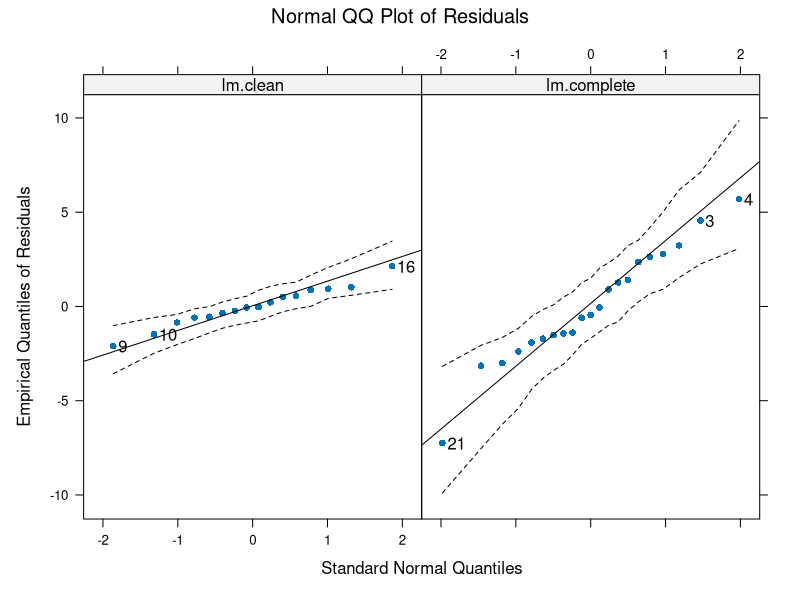
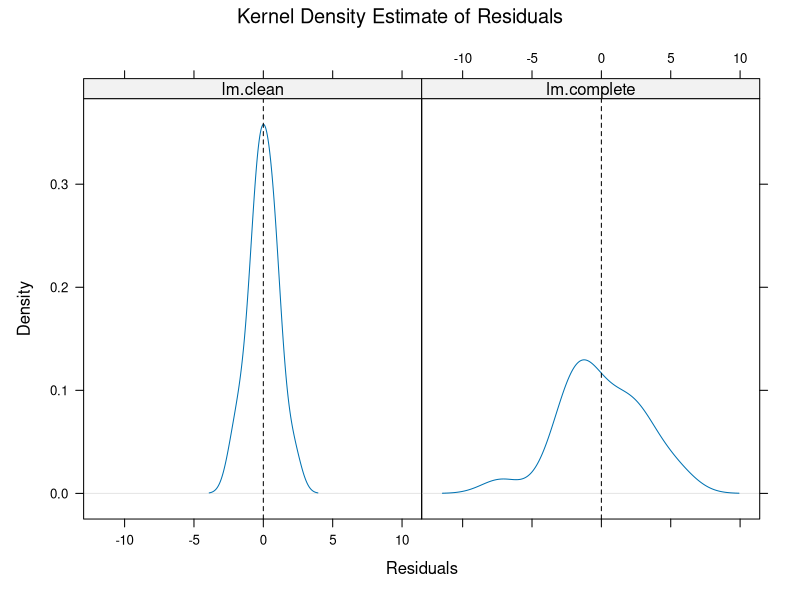
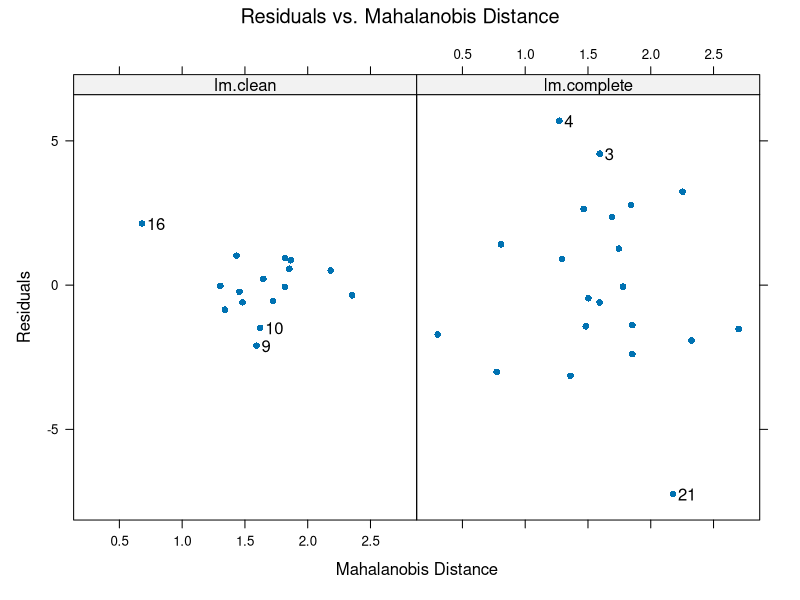
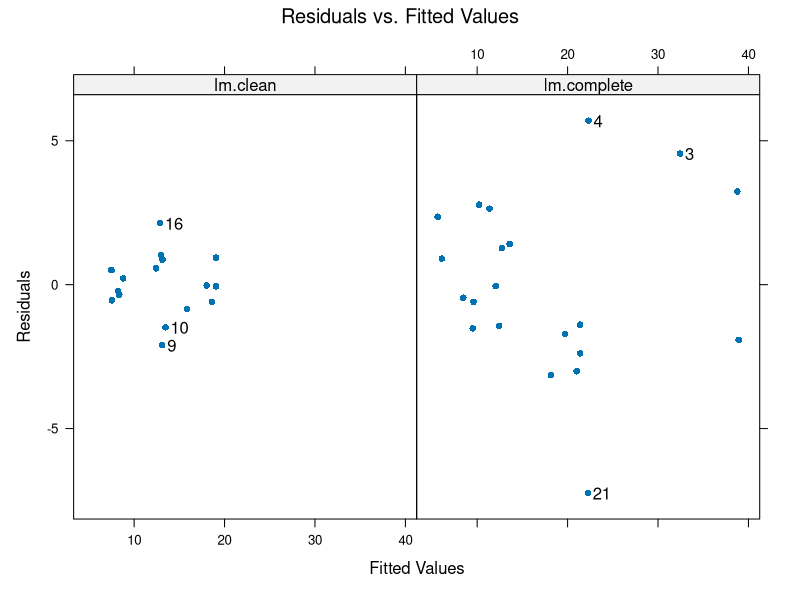
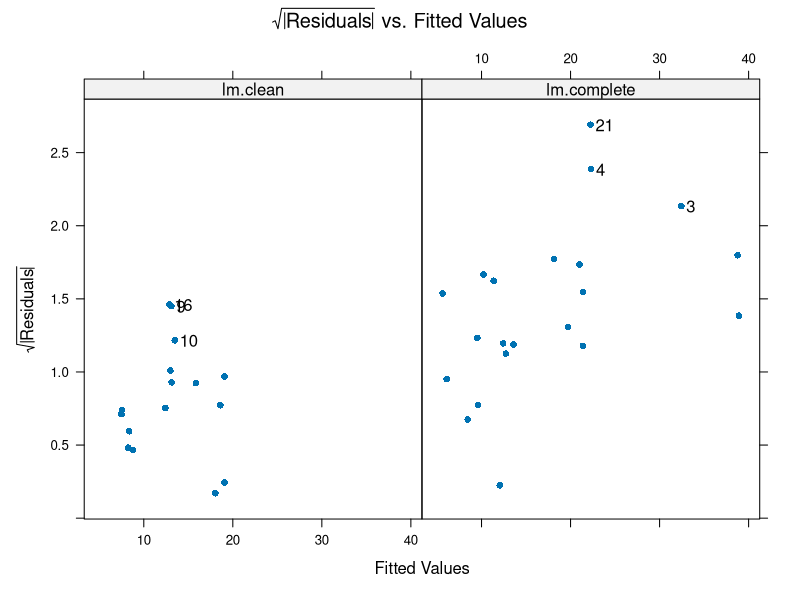
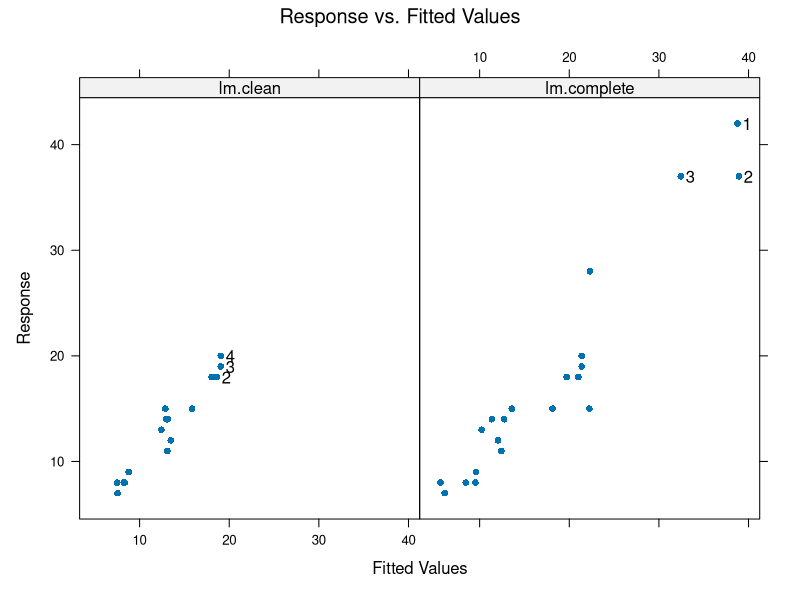
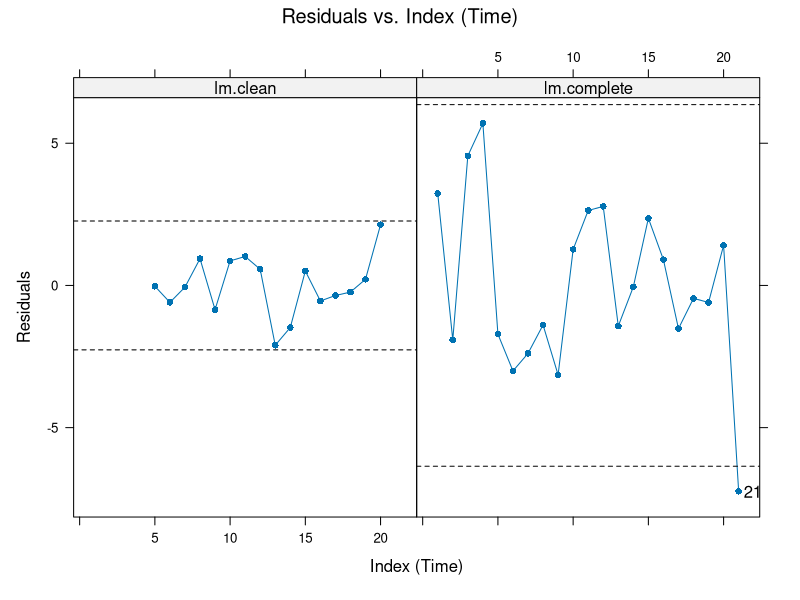
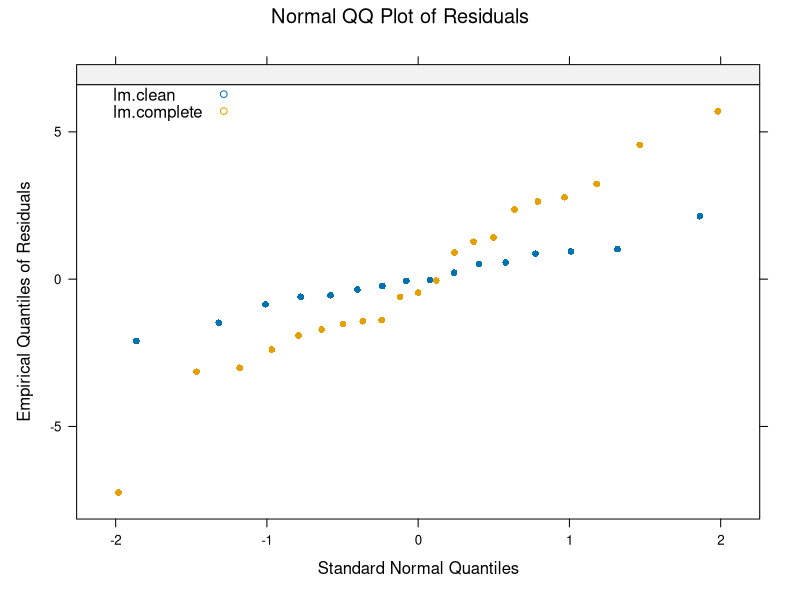

Reproduce these figures in R, in order.
library(fit.models)


### Name: fit.models
### Title: Fit dot Models
### Aliases: fit.models
### Keywords: models

### ** Examples

  # First, use fit.models to fit robust and least squares linear
  # regression models to Brownlee's Stack Loss Plant Data.

  # Step 1: rlm (robust linear model) is in the MASS package.
  library(MASS)

  # Step 2: tell fit.models rlm can be compared to lm
  fmclass.add.class("lmfm", "rlm")

  fm1 <- fit.models(c("rlm", "lm"), stack.loss ~ ., data = stackloss)

  summary(fm1) #rlm does not provide p-values or Multiple R-squared


  # Second, use fit.models to combine fitted models into a
  # fit.models object.

  lm.complete <- lm(stack.loss ~ ., data = stackloss)
  lm.clean <- lm(stack.loss ~ ., data = stackloss, subset = 5:20)

  fm2 <- fit.models(lm.clean, lm.complete)

  summary(fm2)
  plot(fm2)


  # Name the models in the fit.models object.
  
  fm3 <- fit.models(c(Robust = "rlm", "Least Squares" = "lm"),
                    stack.loss ~ ., data = stackloss)

  fm4 <- fit.models(Clean = lm.clean, Complete = lm.complete)
